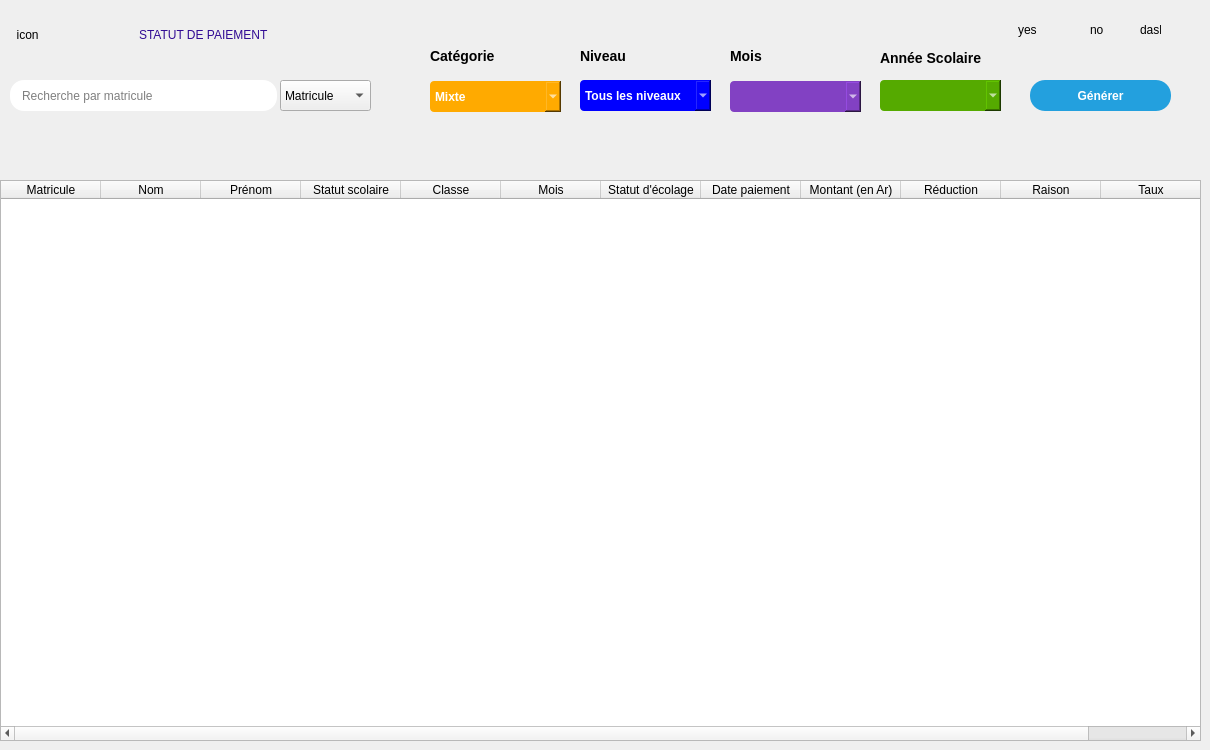
    <widget class="QWidget" name="page_1">
     <widget class="QPushButton" name="pushButton">
      <property name="geometry">
       <rect>
        <x>1030</x>
        <y>80</y>
        <width>141</width>
        <height>31</height>
       </rect>
      </property>
      <property name="styleSheet">
       <string notr="true">QPushButton{
	border: 1px black solid;
	border-radius: 15px;
	background-color: #23A0DE;
	color: rgb(255, 255, 255);
	font-weight: bold;
}

QPushButton:hover{
	border: 1px black solid;
	border-radius: 15px;
	background-color: rgb(25, 117, 159);
	color: rgb(255, 255, 255);
	font-weight: bold	
}
</string>
      </property>
      <property name="text">
       <string>Générer</string>
      </property>
     </widget>
     <widget class="QWidget" name="layoutWidget">
      <property name="geometry">
       <rect>
        <x>10</x>
        <y>20</y>
        <width>259</width>
        <height>30</height>
       </rect>
      </property>
      <layout class="QHBoxLayout" name="horizontalLayout_2">
       <item>
        <widget class="QLabel" name="img_accueil">
         <property name="text">
          <string>  icon</string>
         </property>
        </widget>
       </item>
       <item>
        <widget class="QLabel" name="label_2">
         <property name="styleSheet">
          <string notr="true">font: 700 16pt &quot;Segoe UI&quot;;
color: rgb(49, 11, 148);</string>
         </property>
         <property name="text">
          <string>STATUT DE PAIEMENT</string>
         </property>
        </widget>
       </item>
      </layout>
     </widget>
     <widget class="QTableWidget" name="historique">
      <property name="geometry">
       <rect>
        <x>0</x>
        <y>180</y>
        <width>1201</width>
        <height>561</height>
       </rect>
      </property>
      <column>
       <property name="text">
        <string>Matricule</string>
       </property>
      </column>
      <column>
       <property name="text">
        <string>Nom</string>
       </property>
      </column>
      <column>
       <property name="text">
        <string>Prénom</string>
       </property>
      </column>
      <column>
       <property name="text">
        <string>Statut scolaire</string>
       </property>
      </column>
      <column>
       <property name="text">
        <string>Classe</string>
       </property>
      </column>
      <column>
       <property name="text">
        <string>Mois</string>
       </property>
      </column>
      <column>
       <property name="text">
        <string>Statut d'écolage</string>
       </property>
      </column>
      <column>
       <property name="text">
        <string>Date paiement</string>
       </property>
      </column>
      <column>
       <property name="text">
        <string>Montant (en Ar)</string>
       </property>
      </column>
      <column>
       <property name="text">
        <string>Réduction</string>
       </property>
      </column>
      <column>
       <property name="text">
        <string>Raison</string>
       </property>
      </column>
      <column>
       <property name="text">
        <string>Taux</string>
       </property>
      </column>
     </widget>
     <widget class="QComboBox" name="Annee_Scolaire">
      <property name="geometry">
       <rect>
        <x>880</x>
        <y>80</y>
        <width>121</width>
        <height>31</height>
       </rect>
      </property>
      <property name="styleSheet">
       <string notr="true">border-radius: 4px;
background-color: rgb(85, 170, 0);
color: rgb(255, 255, 255);
font-weight: bold;</string>
      </property>
     </widget>
     <widget class="QLabel" name="unpaid">
      <property name="geometry">
       <rect>
        <x>1090</x>
        <y>20</y>
        <width>21</width>
        <height>20</height>
       </rect>
      </property>
      <property name="text">
       <string>no</string>
      </property>
     </widget>
     <widget class="QLabel" name="paid">
      <property name="geometry">
       <rect>
        <x>1018</x>
        <y>19</y>
        <width>31</width>
        <height>21</height>
       </rect>
      </property>
      <property name="text">
       <string>yes</string>
      </property>
     </widget>
     <widget class="QComboBox" name="MoisPaiement">
      <property name="geometry">
       <rect>
        <x>730</x>
        <y>81</y>
        <width>131</width>
        <height>31</height>
       </rect>
      </property>
      <property name="styleSheet">
       <string notr="true">border-radius: 4px;
background-color: rgb(130, 65, 195);
color: rgb(255, 255, 255);
font-weight: bold;</string>
      </property>
     </widget>
     <widget class="QComboBox" name="categorie">
      <property name="geometry">
       <rect>
        <x>430</x>
        <y>81</y>
        <width>131</width>
        <height>31</height>
       </rect>
      </property>
      <property name="styleSheet">
       <string notr="true">border-radius: 4px;
background-color: rgb(255, 170, 0);
color: rgb(255, 255, 255);
font-weight: bold;</string>
      </property>
      <item>
       <property name="text">
        <string>Mixte</string>
       </property>
      </item>
      <item>
       <property name="text">
        <string>Payés</string>
       </property>
      </item>
      <item>
       <property name="text">
        <string>Impayés</string>
       </property>
      </item>
     </widget>
     <widget class="QComboBox" name="Niveau">
      <property name="geometry">
       <rect>
        <x>580</x>
        <y>80</y>
        <width>131</width>
        <height>31</height>
       </rect>
      </property>
      <property name="styleSheet">
       <string notr="true">border-radius: 4px;
background-color:  rgb(0, 0, 255);
color: rgb(255, 255, 255);
font-weight: bold;</string>
      </property>
      <item>
       <property name="text">
        <string>Tous les niveaux</string>
       </property>
      </item>
      <item>
       <property name="text">
        <string>Petite Section</string>
       </property>
      </item>
      <item>
       <property name="text">
        <string>Moins Section</string>
       </property>
      </item>
      <item>
       <property name="text">
        <string>12 ème</string>
       </property>
      </item>
      <item>
       <property name="text">
        <string>11 ème</string>
       </property>
      </item>
      <item>
       <property name="text">
        <string>10 ème</string>
       </property>
      </item>
      <item>
       <property name="text">
        <string>9 ème</string>
       </property>
      </item>
      <item>
       <property name="text">
        <string>8 ème</string>
       </property>
      </item>
      <item>
       <property name="text">
        <string>7 ème</string>
       </property>
      </item>
      <item>
       <property name="text">
        <string>6 ème</string>
       </property>
      </item>
      <item>
       <property name="text">
        <string>5 ème</string>
       </property>
      </item>
      <item>
       <property name="text">
        <string>4 ème</string>
       </property>
      </item>
      <item>
       <property name="text">
        <string>3 ème</string>
       </property>
      </item>
      <item>
       <property name="text">
        <string>2 nde</string>
       </property>
      </item>
      <item>
       <property name="text">
        <string>1 ère</string>
       </property>
      </item>
      <item>
       <property name="text">
        <string>Terminale</string>
       </property>
      </item>
     </widget>
     <widget class="QLineEdit" name="recherche_bar_2">
      <property name="geometry">
       <rect>
        <x>10</x>
        <y>80</y>
        <width>267</width>
        <height>31</height>
       </rect>
      </property>
      <property name="styleSheet">
       <string notr="true">border-radius: 14px;
padding-left: 10px;
</string>
      </property>
      <property name="inputMask">
       <string/>
      </property>
      <property name="placeholderText">
       <string>Recherche par matricule</string>
      </property>
     </widget>
     <widget class="QLabel" name="label_42">
      <property name="geometry">
       <rect>
        <x>880</x>
        <y>50</y>
        <width>111</width>
        <height>16</height>
       </rect>
      </property>
      <property name="styleSheet">
       <string notr="true">font-size: 14px;
font-weight: bold;</string>
      </property>
      <property name="text">
       <string>Année Scolaire</string>
      </property>
     </widget>
     <widget class="QLabel" name="label_45">
      <property name="geometry">
       <rect>
        <x>730</x>
        <y>46</y>
        <width>51</width>
        <height>20</height>
       </rect>
      </property>
      <property name="styleSheet">
       <string notr="true">font-size: 14px;
font-weight: bold;</string>
      </property>
      <property name="text">
       <string>Mois</string>
      </property>
     </widget>
     <widget class="QLabel" name="label_47">
      <property name="geometry">
       <rect>
        <x>580</x>
        <y>46</y>
        <width>51</width>
        <height>20</height>
       </rect>
      </property>
      <property name="styleSheet">
       <string notr="true">font-size: 14px;
font-weight: bold;</string>
      </property>
      <property name="text">
       <string>Niveau</string>
      </property>
     </widget>
     <widget class="QLabel" name="label_48">
      <property name="geometry">
       <rect>
        <x>430</x>
        <y>46</y>
        <width>71</width>
        <height>20</height>
       </rect>
      </property>
      <property name="styleSheet">
       <string notr="true">font-size: 14px;
font-weight: bold;</string>
      </property>
      <property name="text">
       <string>Catégorie</string>
      </property>
     </widget>
     <widget class="QPushButton" name="pushButton_19">
      <property name="geometry">
       <rect>
        <x>240</x>
        <y>80</y>
        <width>21</width>
        <height>31</height>
       </rect>
      </property>
      <property name="styleSheet">
       <string notr="true">border: none;
background-color: rgb(255, 255, 255);</string>
      </property>
      <property name="text">
       <string/>
      </property>
      <property name="icon">
       <iconset resource="Resource.qrc">
        <normaloff>:/Images/magnifying-glass.png</normaloff>:/Images/magnifying-glass.png</iconset>
      </property>
     </widget>
     <widget class="QLabel" name="dashed">
      <property name="geometry">
       <rect>
        <x>1140</x>
        <y>20</y>
        <width>21</width>
        <height>20</height>
       </rect>
      </property>
      <property name="text">
       <string>dash</string>
      </property>
     </widget>
     <widget class="QComboBox" name="comboBox">
      <property name="geometry">
       <rect>
        <x>280</x>
        <y>80</y>
        <width>91</width>
        <height>31</height>
       </rect>
      </property>
      <item>
       <property name="text">
        <string>Matricule</string>
       </property>
      </item>
      <item>
       <property name="text">
        <string>Nom</string>
       </property>
      </item>
     </widget>
    </widget>
